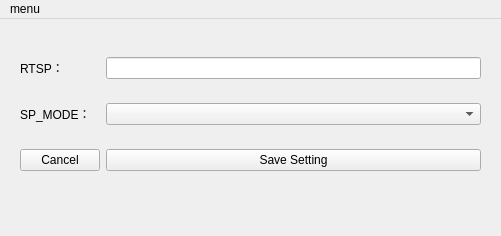
<?xml version="1.0" encoding="UTF-8"?>
<ui version="4.0">
 <class>AoCamSetting</class>
 <widget class="QMainWindow" name="AoCamSetting">
  <property name="geometry">
   <rect>
    <x>0</x>
    <y>0</y>
    <width>501</width>
    <height>236</height>
   </rect>
  </property>
  <property name="windowTitle">
   <string>MainWindow</string>
  </property>
  <widget class="QWidget" name="centralwidget">
   <widget class="QWidget" name="gridLayoutWidget">
    <property name="geometry">
     <rect>
      <x>10</x>
      <y>10</y>
      <width>481</width>
      <height>171</height>
     </rect>
    </property>
    <layout class="QGridLayout" name="MainLayout">
     <property name="leftMargin">
      <number>10</number>
     </property>
     <property name="topMargin">
      <number>10</number>
     </property>
     <property name="rightMargin">
      <number>10</number>
     </property>
     <property name="bottomMargin">
      <number>10</number>
     </property>
     <item row="0" column="1">
      <widget class="QLineEdit" name="lineEdit">
       <property name="minimumSize">
        <size>
         <width>150</width>
         <height>0</height>
        </size>
       </property>
      </widget>
     </item>
     <item row="2" column="0">
      <widget class="QPushButton" name="cancelBtn">
       <property name="text">
        <string>Cancel</string>
       </property>
      </widget>
     </item>
     <item row="2" column="1">
      <widget class="QPushButton" name="confirmBtn">
       <property name="text">
        <string>Save Setting</string>
       </property>
      </widget>
     </item>
     <item row="0" column="0">
      <widget class="QLabel" name="label">
       <property name="text">
        <string>RTSP：</string>
       </property>
      </widget>
     </item>
     <item row="1" column="0">
      <widget class="QLabel" name="label_2">
       <property name="text">
        <string>SP_MODE：</string>
       </property>
      </widget>
     </item>
     <item row="1" column="1">
      <widget class="QComboBox" name="cb_spmode"/>
     </item>
    </layout>
   </widget>
  </widget>
  <widget class="QMenuBar" name="menubar">
   <property name="geometry">
    <rect>
     <x>0</x>
     <y>0</y>
     <width>501</width>
     <height>22</height>
    </rect>
   </property>
   <widget class="QMenu" name="menumenu">
    <property name="title">
     <string>menu</string>
    </property>
    <addaction name="actionImport_Param"/>
    <addaction name="actionExport_Param"/>
    <addaction name="actionDefault_Param"/>
   </widget>
   <addaction name="menumenu"/>
  </widget>
  <action name="actionImport_Param">
   <property name="text">
    <string>Import Param</string>
   </property>
  </action>
  <action name="actionExport_Param">
   <property name="text">
    <string>Export Param</string>
   </property>
  </action>
  <action name="actionDefault_Param">
   <property name="text">
    <string>Default Param</string>
   </property>
  </action>
 </widget>
 <resources/>
 <connections/>
</ui>
